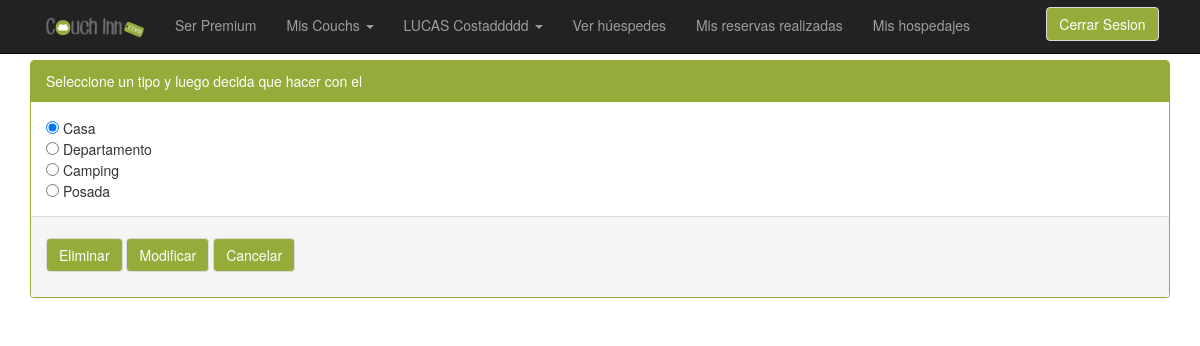
Page /listado_tipos_hospedajes.php (signed in) on the committed database.
### tables this page shows
CREATE TABLE IF NOT EXISTS `tipo` (
  `id_tipo` int(100) NOT NULL AUTO_INCREMENT,
  `nombre_tipo` varchar(30) NOT NULL,
  `eliminado` tinyint(1) DEFAULT '0',
  PRIMARY KEY (`id_tipo`)
);

### listado_tipos_hospedajes.php (the view, shortened to what this page needs)
<?php session_start();
if( isset($_SESSION['sesion_usuario']) ){
	if( isset($_SESSION['admin'])) {
		?>
		<!DOCTYPE html>
		<html>
		<head>
			<link href="bootstrap/css/bootstrap.min.css" rel="stylesheet">
			<link href="default.css" rel="stylesheet"><link rel="icon" href="img/logo.png">
		</head>
		<body>
		<?php include("navbar.php"); ?>
		<div class="container">
			<div class="panel panel-primary">
			<div class="panel-heading">
				Seleccione un tipo y luego decida que hacer con el
			</div>
				<div class="panel-body">
			<form name ="form1" method ="post" action ="radioButton.php">
			<?php
			include_once("conectarBD.php");
				$query = "SELECT nombre_tipo FROM tipo WHERE eliminado=0";
				$result = mysqli_query($conexion, $query);
				$temp = 1;
				while ($row = mysqli_fetch_array($result)) {
					$nombre = $row["nombre_tipo"];
					if ($temp == 1){?>
             			<input type='radio' checked name='nomTipoAModificar' value= <?php echo($nombre);?>> <?php echo($nombre); ?> <br>
             			<?php $temp = 0; ?>
             		<?php	} else {?>
             			<input type='radio'  name='nomTipoAModificar' value= <?php echo($nombre);?>> <?php echo($nombre); ?> <br>
             		<?php	} ?>
				<?php	} ?>
			</div>
			<div class="panel-footer">
			<div class="form-group " id="buttons-tipo-couch">
                <button type="submit" name = "Eliminar" class="btn btn-primary">Eliminar</button>
                <button type="submit" name = "Modificar" class="btn btn-primary">Modificar</button>
                <a class="btn btn-primary" href="index.php">Cancelar</a>
            </div>
			</div>
			</div>
		</div>
		</body>
		</html>
		<?php
	}else{
		header("Location: index.php?msg=solo los administradores pueden acceder a esta página&&class=alert-danger");
	}
	} else {
		header("Location: index.php?msg=debe estar logueado para ver esta pagina&&class=alert-warning");
}?>

### default.css (style rules this page uses)
#buttons-tipo-couch { margin-top: 1%; }

### rows in the picture
tipo: nombre_tipo "Casa"
tipo: nombre_tipo "Departamento"
tipo: nombre_tipo "Camping"
tipo: nombre_tipo "Posada"

### other values in the picture
$_SESSION["nombre_completo"] "LUCAS Costaddddd"
